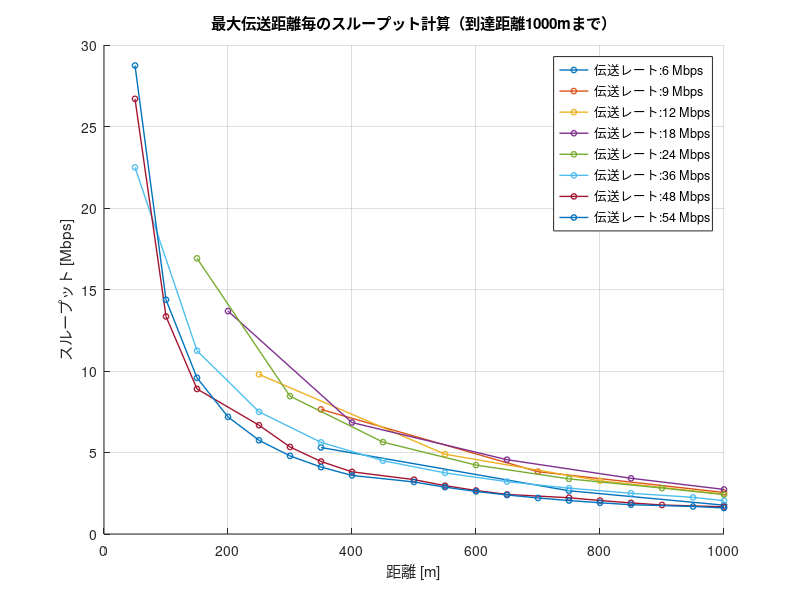

The MATLAB source for this figure: (Note: this script raises an error after producing the figure.)
clear
Rmin = [-82, -81, -79, -77, -74, -70, -66, -65]; % 最小受信感度 [dBm]
TR = [6, 9, 12, 18, 24, 36, 48, 54]; % 伝送レート [Mbps]
databit = [24, 36, 48, 72, 96, 144, 192, 216]; % OFDMシンボルごとのデータビット[bit]

Tp = 10; % 送信電力 [dBm]
f = 2.4 * 10^9; % 周波数 [Hz]
c = 3 * 10^8; % 光速 [m/s]

PLCP_pre = 16; % PLCPプリアンブル[μs]
PLCPhead_sig = 1; % PLCPヘッダ（シグナル）[μs]
PLCPhead_ser = 16; % PLCPヘッダ（サービス）[μs]
ACK = 80; % 802.11ACKフレーム[bit]
MAC = 192; % 802.11MACヘッダ[bit]
LLC = 64; % LLCヘッダ[bit]
packet = 12000; % IPパケット長[bit]
FCS = 32; % FCS[bit]
tail = 6; % テイルビット[bit]
SIFS = 10; % [μs]
DIFS = 34; % [μs]
backoff = 101.5; % 平均バックオフ制御時間 [μs]

max_distance = 1000; % 最大距離 [m]

% 初期化
overhead = zeros(size(TR)); % オーバーヘッドの配列
payload = zeros(size(TR)); % ペイロードの配列
N=zeros(size(TR));%送信回数
% フィギュア1: スループットのプロット
figure;
hold on;

for i = 1:length(Rmin)
    Rmin_current = Rmin(i);
    TR_current = TR(i);
    databit_current = databit(i);
    
    % 最大伝送距離の計算
    Lfs = Tp - Rmin_current; % 距離減衰 [dB]
    d_max = ((10^(Lfs / 20)) * c) / (4 * pi * f); % 最大伝送距離 [m]
    
    % フレームの計算
    ACK_t = PLCP_pre + (PLCPhead_sig + ceil((PLCPhead_ser + ACK + FCS + tail) / databit_current)) * 4;
    data_t = PLCP_pre + (PLCPhead_sig + ceil((PLCPhead_ser + MAC + LLC + packet + FCS + tail) / databit_current)) * 4;
    data_o_t = PLCP_pre + (PLCPhead_sig + ceil(ceil((PLCPhead_ser + MAC + LLC + packet + FCS + tail) / databit_current) - packet/databit_current)) * 4;
    
    % スループットを計算して繰り返しプロット
    distances = [0:d_max:max_distance max_distance]; % 1000mも含む
    throughput2 = zeros(size(distances)); % スループット配列の初期化
    payload_t = packet / databit_current * 4;
    N(i)=length(distances);
    for j = 1:length(distances)
        D = distances(j);
        if D == max_distance
            total_tt = (ACK_t + data_t + SIFS + DIFS + backoff) * ((distances(j-1) / d_max) + 1); % トータル時間計算
            overhead(i) = (ACK_t + data_o_t + SIFS + backoff + DIFS + 6) * ((distances(j-1) / d_max) + 1); % オーバーヘッドの総時間
            payload(i) = payload_t * ((distances(j-1) / d_max) + 1); % ペイロードの送信時間
        else
            total_tt = (ACK_t + data_t + SIFS + DIFS + backoff) * (D / d_max); % トータル時間計算
            overhead(i) = (ACK_t + data_o_t + SIFS + backoff + DIFS + 6) * (D / d_max); % オーバーヘッドの総時間
            payload(i) = payload_t * (D / d_max); % ペイロードの送信時間
        end
        throughput2(j) = packet / total_tt; % スループット [Mbps]
    end
    
    % 距離を50m単位で丸める
    distances_adjusted = floor(distances / 50) * 50;
    
    % プロット
    plot(distances_adjusted, throughput2, '-o', 'LineWidth', 1, 'MarkerSize', 4, 'DisplayName', sprintf('伝送レート:%d Mbps', TR_current));
end

% グラフのラベルとタイトル設定
xlabel('距離 [m]');
ylabel('スループット [Mbps]');
title('最大伝送距離毎のスループット計算（到達距離1000mまで）');
legend('show');
grid on;
hold off;

% フィギュア2: オーバーヘッドとペイロード時間の積み上げ棒グラフ
figure;
bar(TR, [overhead', payload'], 'stacked');

% グラフのラベルとタイトル設定
xlabel('伝送レート [Mbps]');
ylabel('時間 [μs]');
title('伝送レートに対するオーバーヘッドとペイロードの時間');

